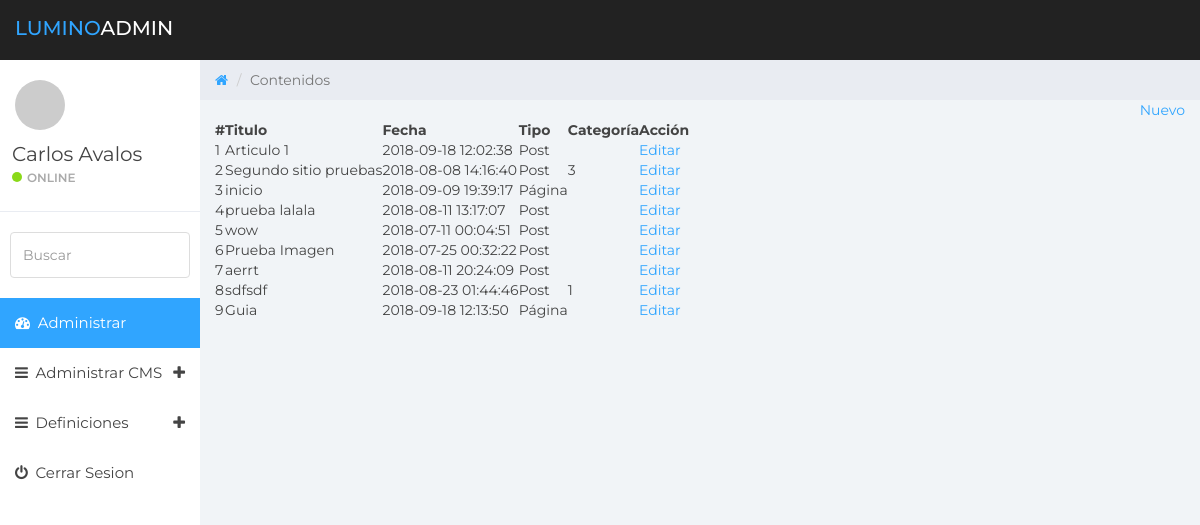
/public/admin/page-consultar.php (signed in), run on an earlier commit of the app's database.
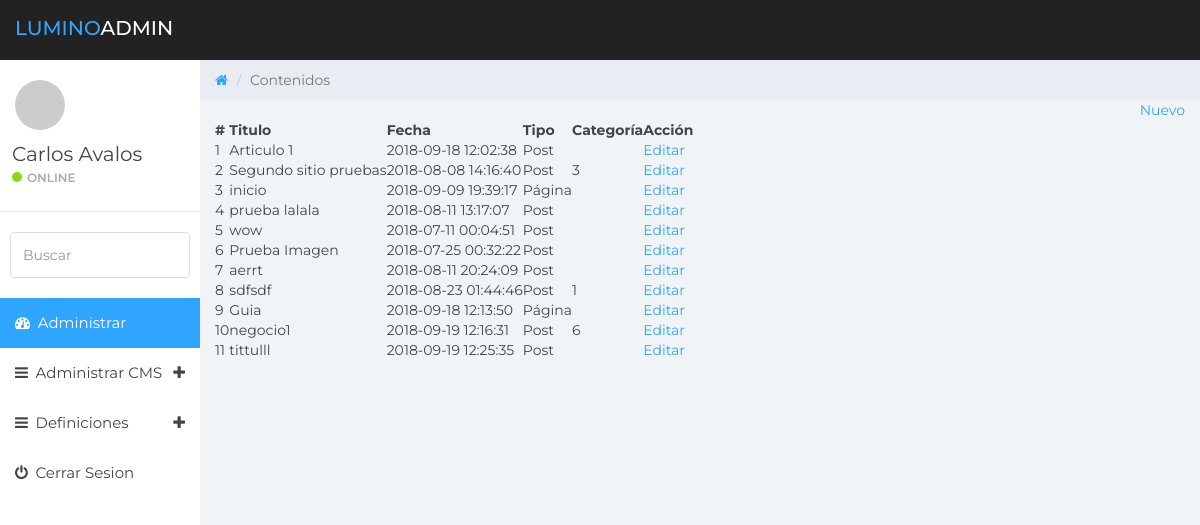
And on a later commit of the database.
### tables this page shows
CREATE TABLE `usuarios` (
  `id` int(11) NOT NULL,
  `usuario` varchar(30) NOT NULL,
  `password` varchar(50) NOT NULL,
  `id_personal` int(11) NOT NULL,
  `id_tipo` int(11) NOT NULL
);

CREATE TABLE `personal` (
  `id` int(11) NOT NULL,
  `nombre` varchar(50) NOT NULL
);

CREATE TABLE `contenidos` (
  `id` int(11) NOT NULL,
  `titulo` varchar(200) NOT NULL,
  `contenido` longtext NOT NULL,
  `fecha_publicacion` timestamp NOT NULL DEFAULT CURRENT_TIMESTAMP ON UPDATE CURRENT_TIMESTAMP,
  `tipo` varchar(20) NOT NULL,
  `categoria` varchar(100) NOT NULL,
  `alias` varchar(200) NOT NULL,
  `contacto` varchar(200) DEFAULT NULL,
  `direccion` varchar(200) DEFAULT NULL,
  `cod_zona` int(11) DEFAULT NULL,
  `urlimagen` varchar(200) DEFAULT NULL,
  `resumen` varchar(200) DEFAULT NULL
);

### public/admin/lib/data.php (called while the page is built, shortened)
<?php
$path = dirname(__FILE__);
require_once( $path . '/../../../setting/mysql.php');
function retornar_tipo_contenido(){
  return ['PAGE'=>'Página', 'POST' => 'Post'];
}
function cargar_datos_contenidos(){
   $mysql = new Mysql();
   $sql = <<<SQL
   SELECT * FROM contenidos
SQL;
   $res = $mysql->search($sql);
   return $res;
   }
?>

### setting/mysql.php (called while the page is built, shortened)
<?php
class MySql{
    private $conn;
    public function connect(){
    try {
      $this->conn = new PDO("mysql:host=".Config::SERVERNAME.";dbname=".Config::DATABASE, Config::USERNAME, Config::PASSWORD);
      $this->conn->setAttribute(PDO::ATTR_ERRMODE, PDO::ERRMODE_EXCEPTION);
      return true;
    }catch(PDOException $e){
      echo "Connection failed: " . $e->getMessage();
      return false;
    }
    }
    public function search($sql){
      try{
      if($this->connect()){
        $stmt = $this->conn->prepare($sql);
        $stmt->execute();
        $stmt->setFetchMode(PDO::FETCH_ASSOC);
        return $stmt->fetchAll();
      }else{
        return array();
      }
      }catch(PDOEXception $e){
      echo $sql ."<br />". $e->getMessage();
      return false;
      }
    }
}
?>

### public/admin/page-consultar.php (the view)
<?php include('cabecera.php'); ?>
<?php include('sidebar.php'); ?>
<div class="col-sm-9 col-sm-offset-3 col-lg-10 col-lg-offset-2 main">
		<div class="row">
			<ol class="breadcrumb">
				<li><a href="#">
					<em class="fa fa-home"></em>
				</a></li>
				<li class="active">Contenidos</li>
			</ol>
		</div>
    <?php $res = cargar_datos_contenidos(); $array_type = retornar_tipo_contenido(); ?>
     <div class="mid-page" style="text-align:right;" >
      <a href="page-contenido.php" class="pure-button pure-button-primary">Nuevo</a>
     </div>
      <table class="pure-table">
      <thead>
        <tr>
          <th>#</th>
          <th>Titulo</th>
          <th>Fecha</th>
          <th>Tipo</th>
          <th>Categoría</th>
          <th>Acción</th>
        </tr>
      </thead>
      <tbody>
        <?php while(is_array($res) && list($k, $v) = each($res) ): ?>
        <tr>
          <td><?= $k+1 ?></td>
          <td><?= $v['titulo'] ?></td>
          <td><?= $v['fecha_publicacion'] ?></td>
          <td><?= $array_type [ $v['tipo'] ] ?></td>
          <td><?= $v['categoria'] ?></td>
          <td><a href="page-contenido.php?id=<?=$v['id']?>">Editar</a></td>
        </tr>
        <?php endwhile; ?>
      </tbody>
    </table>
	</div>
<?php include('footer.php'); ?>

### public/admin/cabecera.php (shortened to what this page needs)
<?php
	require '../../php/conexion.php';
	$idUsuario = $_SESSION['id_usuario'];
	$sql ="SELECT u.id, p.nombre FROM usuarios AS u INNER JOIN personal AS p ON u.id_personal=p.id WHERE u.id = '$idUsuario'";
		$result=$mysqli->query($sql);
		$row = $result->fetch_assoc();
?>
<?php require_once('lib\data.php'); ?>
<!DOCTYPE html>
<html>
<head>
	<link href="css/bootstrap.min.css" rel="stylesheet">
	<link href="css/font-awesome.min.css" rel="stylesheet">
	<link href="css/datepicker3.css" rel="stylesheet">
	<link href="css/styles.css" rel="stylesheet">
</head>
<body>

### public/admin/sidebar.php (shortened to what this page needs)
<nav class="navbar navbar-custom navbar-fixed-top" role="navigation">
  <div class="container-fluid">
    <div class="navbar-header">
      <a class="navbar-brand" href="#"><span>Lumino</span>Admin</a>
    </div>
  </div>
</nav>
<div id="sidebar-collapse" class="col-sm-3 col-lg-2 sidebar">
  <div class="profile-sidebar">
    <div class="profile-userpic">
      <img src="http://placehold.it/50/30a5ff/fff" class="img-responsive" alt="">
    </div>
    <div class="profile-usertitle">
      <div class="profile-usertitle-name"><?php echo ($row['nombre']); ?></div>
      <div class="profile-usertitle-status"><span class="indicator label-success"></span>Online</div>
    </div>
  </div>
  <form role="search">
    <div class="form-group">
      <input type="text" class="form-control" placeholder="Buscar">
    </div>
  </form>
  <ul class="nav menu">
    <li class="active"><a href="index.php"><em class="fa fa-dashboard">&nbsp;</em> Administrar</a></li>
    <li class="parent "><a data-toggle="collapse" href="#sub-item-1">
      <em class="fa fa-navicon">&nbsp;</em> Administrar CMS <span data-toggle="collapse" href="#sub-item-1" class="icon pull-right"><em class="fa fa-plus"></em></span>
      </a>
    </li>
    <li class="parent "><a data-toggle="collapse" href="#sub-item-2">
      <em class="fa fa-navicon">&nbsp;</em> Definiciones <span data-toggle="collapse" href="#sub-item-2" class="icon pull-right"><em class="fa fa-plus"></em></span>
      </a>
    </li>
    <li><a href="../../php/logout.php"><em class="fa fa-power-off">&nbsp;</em> Cerrar Sesion</a></li>
  </ul>
</div>

### public/admin/footer.php (shortened to what this page needs)
</body>
</html>

### public/admin/css/styles.css (style rules this page uses)
body { background: #f1f4f7; padding-top: 60px; font-size: 14px; color: #444444; font-family: "Montserrat", "Helvetica Neue", Helvetica, Arial, sans-serif; }
a, a:hover, a:focus { color: #30a5ff; }
input.form-control { border: 1px solid #ddd; box-shadow: none; height: 46px; }
.navbar-custom { background: #222; height: 60px; }
.navbar-header .navbar-brand { color: #fff; font-size: 20px; text-transform: uppercase; font-weight: 500; height: 60px; padding-top: 18px; }
.navbar-header .navbar-brand span { color: #30a5ff; }
.label-success { background-color: #8ad919; }
.navbar { border: 0; }
.sidebar { display: block; padding: 0; display: none; box-shadow: none; background: #fff; }
.sidebar ul { margin: 20px 0px; }
.sidebar form { padding: 10px 0 0 0; margin: 10px 10px 20px 10px; }
@media (min-width: 768px) { .sidebar { display: block; position: fixed; top: 60px; bottom: 0; left: 0; z-index: 1000; display: block; margin: 0; padding: 0; overflow-x: hidden; overflow-y: auto; } }
@media (min-width: 768px) { .navbar-header { width: 100%; } }
.sidebar ul.nav .active a, .sidebar ul.nav li.parent a.active, .sidebar ul.nav .active > a:hover, .sidebar ul.nav li.parent a.active:hover, .sidebar ul.nav .active > a:focus, .sidebar ul.nav li.parent a.active:focus { color: #fff; background-color: #30a5ff; }
.sidebar ul.nav li a { height: 50px; font-size: 15px; line-height: 2em; color: #444444; }
.profile-sidebar { padding: 10px 0; border-bottom: 1px solid #e9ecf2; }
.indicator { width: 10px; height: 10px; display: inline-block; border-radius: 9999px; margin-right: 5px; }
.profile-userpic img { float: left; margin: 10px 0px 0px 15px; width: 50px; height: 50px; border-radius: 9999px !important; }
.profile-usertitle { float: left; text-align: left; margin: 10px 0 0 12px; }
.profile-usertitle-name { font-size: 20px; margin-bottom: 0px; }
.profile-usertitle-status { text-transform: uppercase; color: #AAA; font-size: 12px; font-weight: 600; margin-bottom: 15px; }
.breadcrumb { border-radius: 0; padding: 10px 15px 10px 15px; background: #e9ecf2; margin: 0; }

What changed in the data, as far as the page shows it:
added contenidos: k "10", titulo "negocio1", fecha_publicacion "2018-09-19 12:16:31", tipo "Post", categoria "6"
added contenidos: k "11", titulo "tittulll", fecha_publicacion "2018-09-19 12:25:35", tipo "Post"
